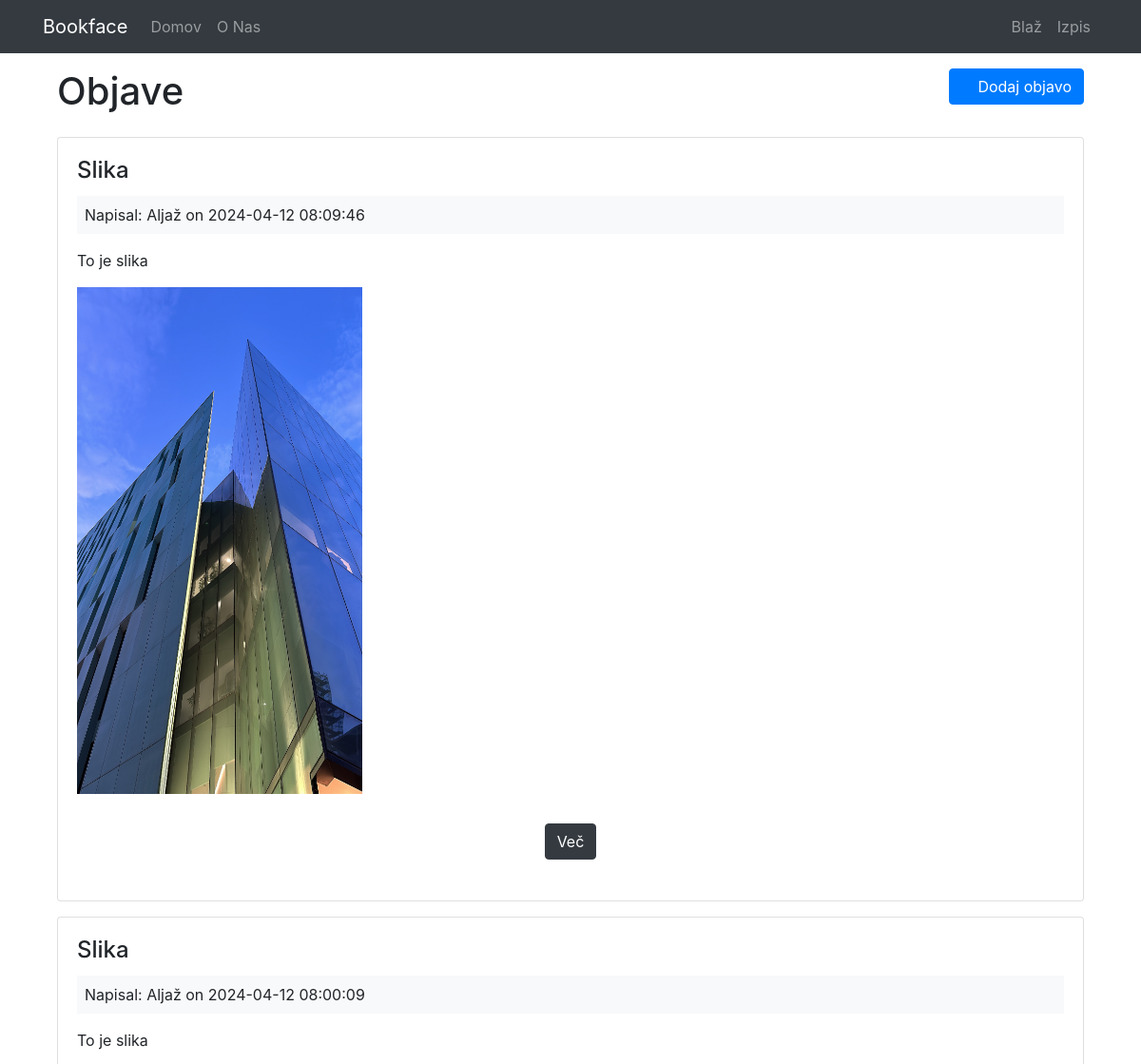
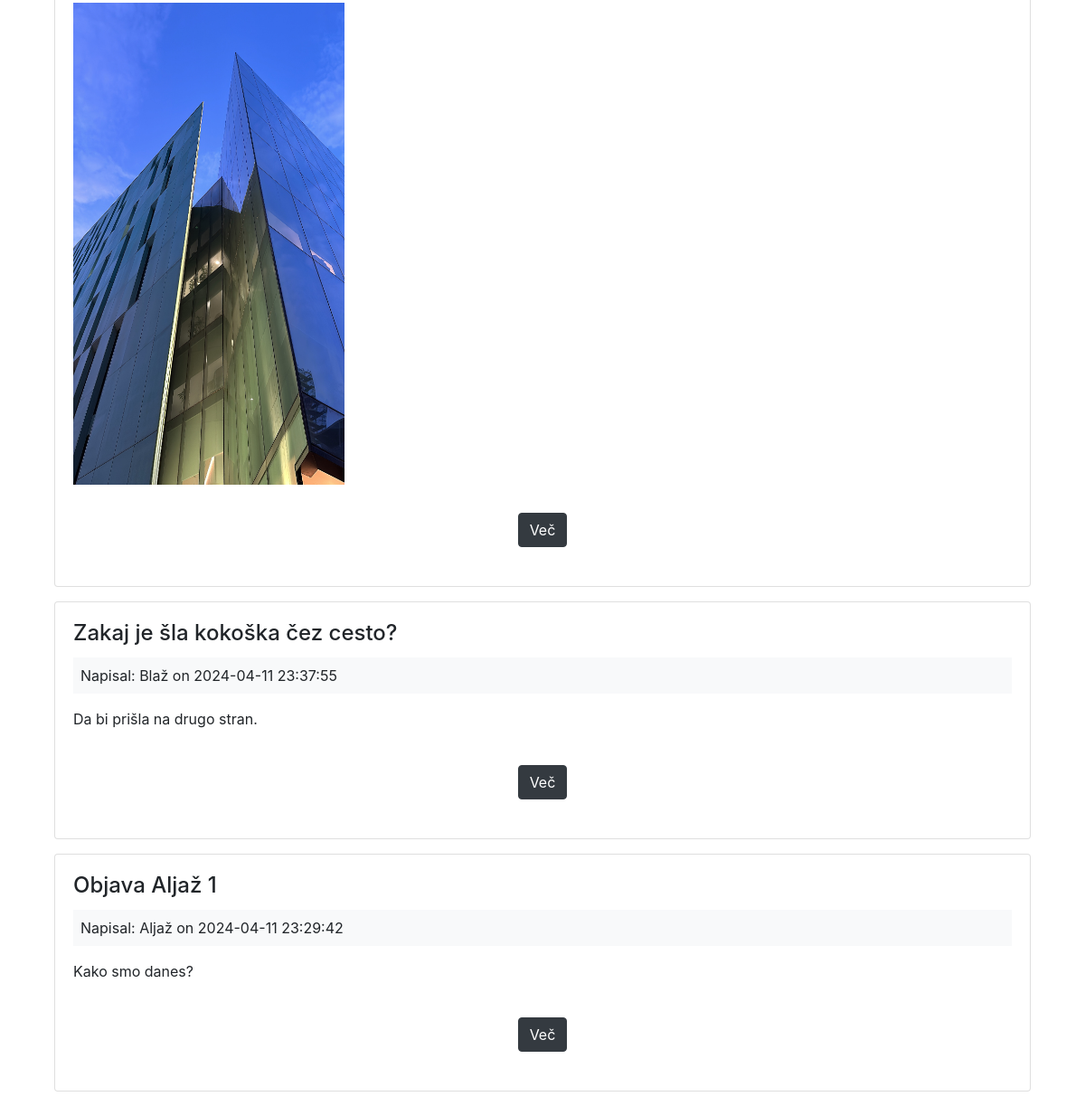
The page /posts (signed in) on the database its author committed (2 pictures, top to bottom).
### tables this page shows
CREATE TABLE `posts` (
  `id` int(11) NOT NULL,
  `user_id` int(11) NOT NULL,
  `title` varchar(255) NOT NULL,
  `body` text NOT NULL,
  `created_at` datetime NOT NULL DEFAULT current_timestamp(),
  `image_path` varchar(255) DEFAULT NULL
);

CREATE TABLE `users` (
  `id` int(11) NOT NULL,
  `name` varchar(255) NOT NULL,
  `email` varchar(255) NOT NULL,
  `password` varchar(255) NOT NULL,
  `created_at` datetime NOT NULL DEFAULT current_timestamp(),
  `role` varchar(255) NOT NULL DEFAULT 'user'
);

### app/controllers/Posts.php (called while the page is built, shortened)
<?php
     class Posts extends Controller {
          private $postModel;
          public function __construct(){
               $this->postModel = $this->model('Post');
          }
          public function index(){
               $posts = $this->postModel->getPosts();
               $data = [
                    'posts' => $posts
               ];
               $this->view('posts/index', $data);
          }
     }

### app/libraries/Core.php (called while the page is built, shortened)
<?php
  class Core {
    protected $currentMethod = 'index';
    public function __construct(){
      $url = $this->getUrl();
      if(file_exists('../app/controllers/' . ucwords($url[0]). '.php')){
        unset($url[0]);
      }
      $this->currentController = new $this->currentController;
      $this->params = $url ? array_values($url) : [];
      call_user_func_array([$this->currentController, $this->currentMethod], $this->params);
    }
    public function getUrl(){
      if(isset($_GET['url'])){
        $url = rtrim($_GET['url'], '/');
        $url = filter_var($url, FILTER_SANITIZE_URL);
        $url = explode('/', $url);
        return $url;
      }
    }
  }

### public/index.php (called while the page is built, shortened)
<?php
  $init = new Core;

### app/libraries/Database.php (called while the page is built, shortened)
<?php
     class Database {
          private $host = DB_HOST;
          private $user = DB_USER;
          private $pass = DB_PASS;
          private $dbname = DB_NAME;
          private $dbh;
          private $stmt;
          public function __construct()
          {
               $dsn = 'mysql:host=' . $this->host . ';dbname=' . $this->dbname;
               $options = array(
                    PDO::ATTR_PERSISTENT => true,
                    PDO::ATTR_ERRMODE => PDO::ERRMODE_EXCEPTION
               );
               try{
                    $this->dbh = new PDO($dsn, $this->user, $this->pass, $options);
               } catch(PDOException $e){
                    $this->error = $e->getMessage();
                    echo $this->error;
               }
          }
          public function query($sql){
               $this->stmt = $this->dbh->prepare($sql);
          }
          public function execute(){
               return $this->stmt->execute();
          }
          public function resultSet(){
               $this->execute();
               return $this->stmt->fetchAll(PDO::FETCH_OBJ);
          }
     }

### app/models/Post.php (called while the page is built, shortened)
<?php
     class Post {
          private $db;
          public function __construct(){
               $this->db = new Database;
          }
          public function getPosts(){
               $this->db->query(
                    'SELECT *,
               posts.id AS postId,
               users.id AS userId,
               posts.created_at AS postCreated,
               users.created_at AS userCreated
               FROM posts
               INNER JOIN users
               WHERE posts.user_id = users.id
               ORDER BY posts.created_at DESC'
               );
               $this->db->execute();
               $results = $this->db->resultSet();
               return $results;
          }
     }

### app/views/posts/index.php (the view, shortened to what this page needs)
<?php require APPROOT . '/views/inc/header.php'; ?>
<div class="container clearfix">
     <div class="row mb-3">
     <div class="col-md-6">
          <h1>Objave</h1>
     </div>
     <div class="col-md-6">
          <a href="<?php echo URLROOT; ?>/posts/add" class="btn btn-primary float-right">
          <i class="fa fa-pencil"></i> Dodaj objavo
          </a>
     </div>
     </div>
     <?php foreach($data['posts'] as $post) : ?>
          <div class="card card-body mb-3">
               <h4 class="card-title"><?php echo $post->title; ?></h4>
               <div class="bg-light p-2 mb-3">
                    Napisal: <?php echo $post->name; ?> on <?php echo $post->postCreated; ?>
               </div>
               <p class="card-text"><?php echo $post->body; ?></p>
               <p>
               <?php if (!empty($post->image_path)) : ?>
                    <img src="<?php echo URLROOT . '/public/img/' . $post->image_path; ?>" class="img-fluid mb-2" alt="Post Image" width="300" height="200">
               <?php endif; ?>
               </p>
               <p class="btn btn-block">
               <a href="<?php echo URLROOT; ?>/posts/show/<?php echo $post->postId; ?>" class="btn btn-dark float-center">Več</a>
               </p>
          </div>
     <?php endforeach; ?>
     </div>
<?php require APPROOT . '/views/inc/footer.php'; ?>

### rows shown on the page
posts: title "Slika", user.name "Aljaž", created_at "2024-04-12 08:09:46", body "To je slika", image_path (picture)
posts: title "Slika", user.name "Aljaž", created_at "2024-04-12 08:00:09", body "To je slika", image_path (picture)
posts: title "Zakaj je šla kokoška čez cesto?", user.name "Blaž", created_at "2024-04-11 23:37:55", body "Da bi prišla na drugo stran."
posts: title "Objava Aljaž 1", user.name "Aljaž", created_at "2024-04-11 23:29:42", body "Kako smo danes?"

### other values the page prints
SITENAME "Bookface"
$_SESSION['user_name'] "Blaž"
